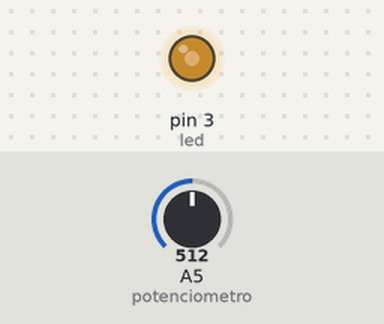
Bench run of a sketch on a simulated Arduino Uno, built with avr-gcc and run on an emulated ATmega328P. Shown: output pins drawn as LEDs (lit = HIGH). The inputs (shaded band) are chosen by the test bench; at power-on: A5 (potenciometro) = 512.

Above: at 1.2 s.
1.3 s: A5 (potenciometro) set to 716
At 2.4 s:
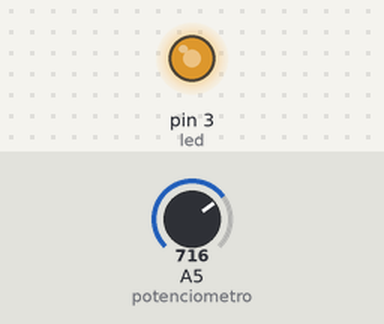
2.8 s: A5 (potenciometro) set to 900
At 3.6 s:
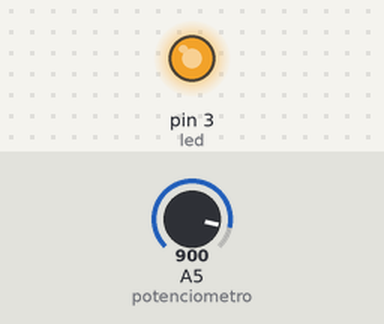
4.3 s: A5 (potenciometro) set to 122
At 4.7 s:
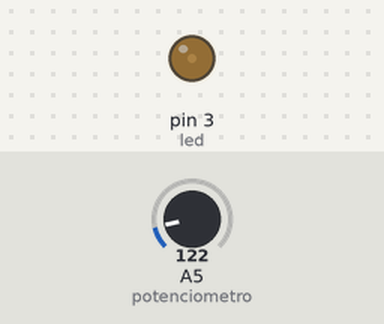
5.8 s: A5 (potenciometro) set to 0
At 7.1 s:
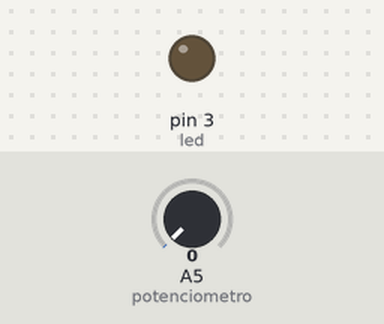
Timing chart, 0 to 8.3 s (numbered marks = the images above; inputs shaded):
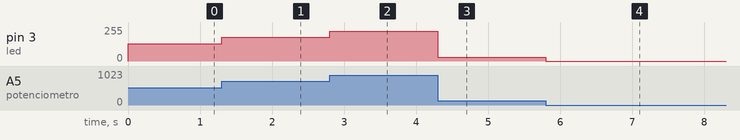

The sketch:

PRG_1_4.ino
```cpp
// Declarando terminais, constantes e variáveis
int valor_pot = 0;
const int led = 3; // LED ligado ao pino D8
const int  potenciometro = A5; // Potenciômetro ligado ao pino analógico A5

// Configurações
void setup(){
  pinMode(led, OUTPUT);
}

// Código principal
void loop(){
    // Leitura do valor do potenciômetro
    valor_pot = analogRead(potenciometro);

    // Gera um sinal PWM proporcional à leitura do potenciômetro
    analogWrite(led, valor_pot / 4);
    // Deve-se dividir por 4 pois a faixa do AD é 1024 e a faixa do PWM é 256
}
```

Measured:
- after the input at 1.3 s, pin 3 (led): 128/255 → 179/255 at once
- after the input at 2.8 s, pin 3 (led): 179/255 → 225/255 at once
- after the input at 4.3 s, pin 3 (led): 225/255 → 30/255 at once
- after the input at 5.8 s, pin 3 (led): 30/255 → 0/255 at once
